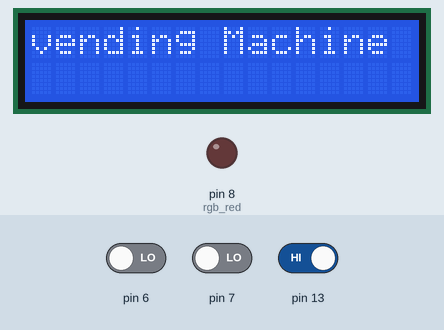
Simulated run of this sketch. Board: Arduino Uno, built with avr-gcc and run on an emulated ATmega328P. On the bench: 16×2 character LCD, output pins drawn as LEDs (lit = HIGH). The test bench sets the inputs (shaded band); at power-on: pin 13 HIGH, pin 6 LOW, pin 7 LOW. Pins used as bus, display or sensor lines are not drawn.

Above: at 1.2 s.
1.3 s: pin 13 driven LOW
At 2.2 s:
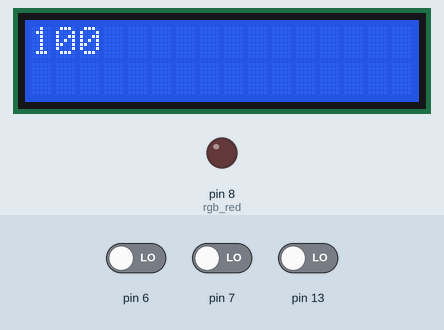
At 2.7 s:
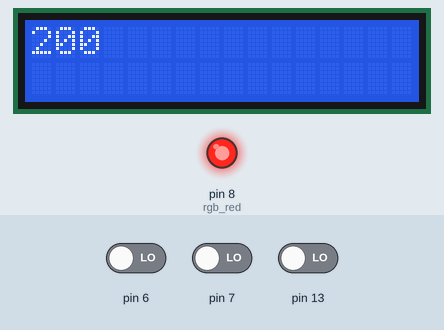
4.3 s: pin 6 driven HIGH and pin 13 driven HIGH
At 5.5 s:
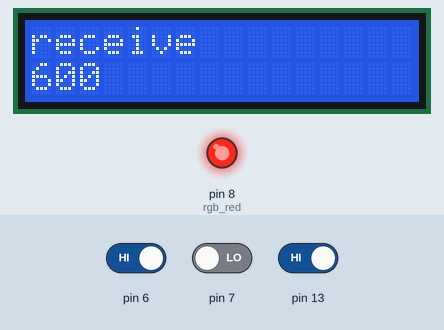
Timing chart, 0 to 11.8 s (numbered marks = the images above; inputs shaded):
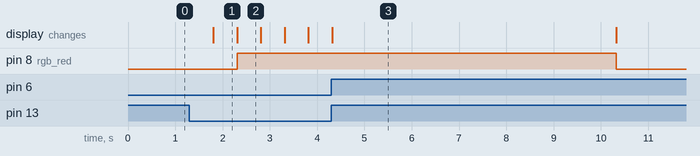

The sketch:

___.ino
```cpp
#define speed 250
#include<LiquidCrystal.h>
LiquidCrystal lcd(12,11,2,3,4,5);
void setup()
{
  lcd.begin(0x3F,16,2);
  lcd.setCursor(0,0);
  lcd.print("0");
  pinMode(13,INPUT);
  pinMode(10, OUTPUT); //dc 거스름돈 배출
  pinMode(9,OUTPUT);  //dc 상품 배출
  pinMode(8,OUTPUT); //rgb red
  pinMode(6,INPUT); // 거스름돈 배출 버튼
  pinMode(7,INPUT); // 상품배출 버튼
  //lcd 핀들 입력
  digitalWrite(9,LOW);
  digitalWrite(10,LOW);
}
int count=0;

void loop()
{
  //lcd 함수
  if(count==0){
    lcd.clear();
    lcd.print("vending Machine");

  }//초기 잔액
  else{
    lcd.clear();
    lcd.print(count*100);

  }
  if(count>=2)//red led
    digitalWrite(8,HIGH);
  else
    digitalWrite(8,LOW);
  while (true){
  if(digitalRead(13)==LOW)
  {
    count++;
   delay(500);
   break;
  }

  if(digitalRead(6)==HIGH&&count!=0)
  {//거스름돈 배출버튼 누르면
    analogWrite(10,speed);//속도는 일단위에 define에서 조절할 수 있습니다
    lcd.clear();
    lcd.print("receive");
    lcd.setCursor(0,1);
    lcd.print(count*100);
    delay(1000*count);
    count=0;
    analogWrite(10,0);
    break;
  }
  if(digitalRead(7)==HIGH && count>=2)
  {//상품배출버튼 누르면
    analogWrite(9,speed);//속도는 일단위에 define에서 조절할 수 있습니다
    lcd.clear();
    lcd.print("Buy Item");
    delay(1000);
    count=count-2;
    analogWrite(9,0);
    break;
  }
  }
}
```

Measured:
- after the input at 1.3 s, pin 8 (rgb_red): LOW → HIGH after 1.0 s; the display: changes after 0.50 s (image 1)
- after the input at 4.3 s, pin 8 (rgb_red): HIGH → LOW after 6.0 s; the display: changes at once (image 3)
- what the display in image 1 shows lasts 0.5 s, from 1.8 s to 2.3 s
